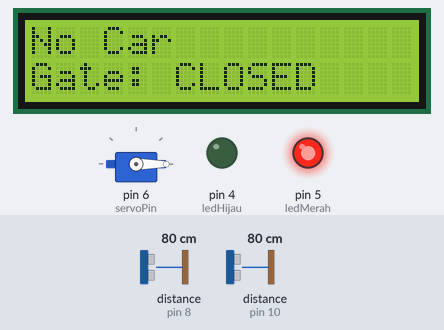
A sketch run on a simulated Arduino Uno, built with avr-gcc and run on an emulated ATmega328P. Parts: 16×2 character LCD, servo, output pins drawn as LEDs (lit = HIGH). Wiring (inferred from the names in the program): 2 × ultrasonic range finder: trigger pin 9, echo pin 8 / trigger pin 11, echo pin 10. Inputs (shaded band) come from the test bench; at power-on: distance to the obstacle (sensors on pin 8, pin 10) 80 cm. The echo pulse lasts 58.3 µs per cm; pins used as bus, display or sensor lines are not drawn.

Above: at 3.2 s.
3.3 s: distance to the obstacle (sensor on pin 8) set to 17 cm
4.8 s: distance to the obstacle (sensor on pin 8) set to 14 cm
At 5.9 s:
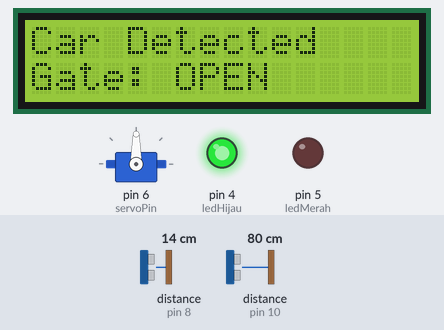
6.3 s: distance to the obstacle (sensor on pin 8) set to 18 cm
At 6.7 s:
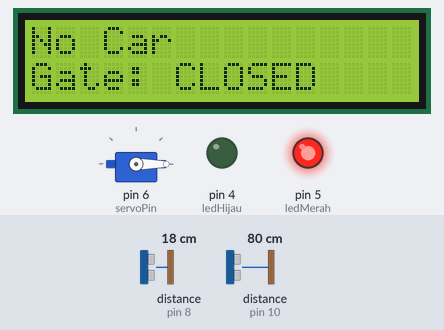
7.8 s: distance to the obstacle (sensor on pin 10) set to 18 cm
9.3 s: distance to the obstacle (sensor on pin 10) set to 13 cm
At 10.6 s:
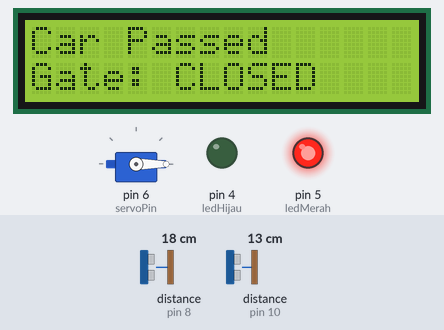
10.9 s: distance to the obstacle (sensor on pin 10) set to 35 cm
At 11.4 s:
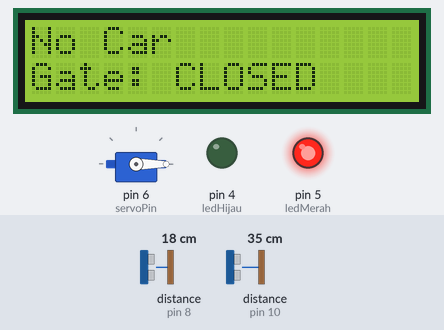
Timing chart, 0 to 13.5 s (numbered marks = the images above; inputs shaded):
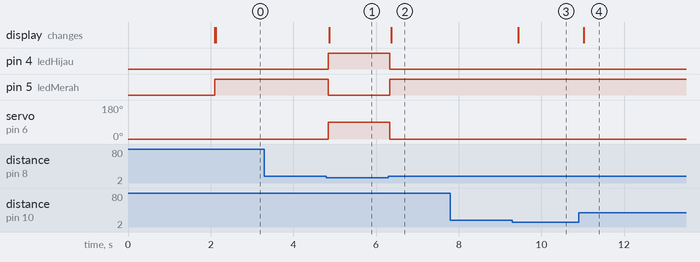

Measured:
- the behaviour switches between 16 and 15 cm on distance to the obstacle (sensor on pin 8) (found by bisection; images 0 and 1)
- the behaviour switches between 16 and 15 cm on distance to the obstacle (sensor on pin 10) (found by bisection; images 2 and 3)
- after the input at 3.3 s, every drawn part: stays the same
- after the input at 4.8 s, pin 4 (ledHijau): LOW → HIGH after 0.05 s; pin 5 (ledMerah): HIGH → LOW after 0.05 s; servo on pin 6 (servoPin): 0° → 90° after 0.05 s; the display: changes after 0.07 s (image 1)
- after the input at 6.3 s, pin 4 (ledHijau): HIGH → LOW at once; pin 5 (ledMerah): LOW → HIGH at once; servo on pin 6 (servoPin): 90° → 0° at once; the display: changes after 0.07 s (image 2)
- after the input at 7.8 s, every drawn part: stays the same
- after the input at 9.3 s, the display: changes after 0.14 s (image 3)
- after the input at 10.9 s, the display: changes after 0.13 s (image 4)

The sketch:

system.ino
```cpp
#include <Wire.h>
#include <LiquidCrystal_I2C.h>
#include <Servo.h>

LiquidCrystal_I2C lcd(0x27, 16, 2);
Servo gateServo;

// Sensor 1 (Masuk)
const int trigPin1 = 9;
const int echoPin1 = 8;

// Sensor 2 (Keluar)
const int trigPin2 = 11;
const int echoPin2 = 10;

const int servoPin = 6;
const int ledHijau = 4;
const int ledMerah = 5;

// Fungsi baca jarak dengan timeout kecil
int readDistance(int trigPin, int echoPin) {
  digitalWrite(trigPin, LOW);
  delayMicroseconds(2);

  digitalWrite(trigPin, HIGH);
  delayMicroseconds(10);
  digitalWrite(trigPin, LOW);

  long duration = pulseIn(echoPin, HIGH, 5000); // timeout 5 ms
  if (duration == 0) return 999; // jika tidak ada pantulan
  int distance = duration * 0.034 / 2;
  return distance;
}

void setup() {
  lcd.init();
  lcd.backlight();

  pinMode(trigPin1, OUTPUT);
  pinMode(echoPin1, INPUT);
  pinMode(trigPin2, OUTPUT);
  pinMode(echoPin2, INPUT);

  pinMode(ledHijau, OUTPUT);
  pinMode(ledMerah, OUTPUT);

  gateServo.attach(servoPin);
  gateServo.write(0); // posisi awal tertutup

  lcd.setCursor(0, 0);
  lcd.print("Smart Parking");
  lcd.setCursor(0, 1);
  lcd.print("System Ready!");
  delay(2000);
  lcd.clear();
}

void loop() {
  int distance1 = readDistance(trigPin1, echoPin1); // sensor masuk
  int distance2 = readDistance(trigPin2, echoPin2); // sensor keluar

  // Mobil masuk → buka palang
  if (distance1 < 15) {
    digitalWrite(ledHijau, HIGH);
    digitalWrite(ledMerah, LOW);
    gateServo.write(90);

    lcd.setCursor(0, 0);
    lcd.print("Car Detected   ");
    lcd.setCursor(0, 1);
    lcd.print("Gate: OPEN     ");
  }
  // Mobil keluar → tutup palang
  else if (distance2 < 15) {
    digitalWrite(ledHijau, LOW);
    digitalWrite(ledMerah, HIGH);
    gateServo.write(0);

    lcd.setCursor(0, 0);
    lcd.print("Car Passed     ");
    lcd.setCursor(0, 1);
    lcd.print("Gate: CLOSED   ");
  }
  // Tidak ada mobil
  else {
    digitalWrite(ledHijau, LOW);
    digitalWrite(ledMerah, HIGH);
    gateServo.write(0);

    lcd.setCursor(0, 0);
    lcd.print("No Car         ");
    lcd.setCursor(0, 1);
    lcd.print("Gate: CLOSED   ");
  }

  delay(100); // lebih responsif
}
```
